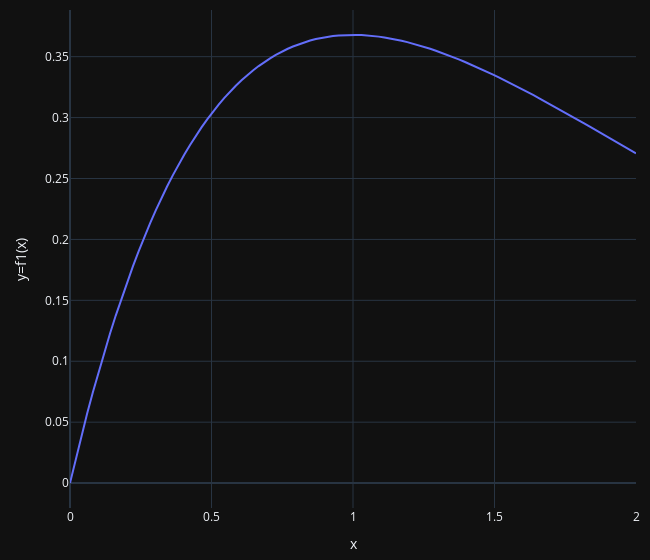

Notebook code for this chart:
### Markdown cell above
Вычислим аналитически их производные:
\begin{gather}
    f_1(x) = xe^{-x} \\
    f_1'(x) = (xe^{-x})'_x = (x)'_x·e^{-x} + (e^{-x})'_x·x = e^{-x}-xe^{-x}
\end{gather}

\begin{gather}
    f_2(x) = x^2cosx \\
    f_2'(x) = (x^2cosx)'_x = (x^2)'_x·cosx + (cosx)'_x·x^2 = 2xcosx - x^2sinx
\end{gather}

### Code cell
x = np.linspace(0, 2, 100)
y = x * np.exp(-x)

fig = go.Figure()
fig.add_trace(go.Scatter(x=x, y=y))
fig.update_layout(xaxis_title='x',
                  yaxis_title='y=f1(x)',
                  margin=dict(l=70, r=10, b=10, t=10),
                  width=650,
                  template=theme)
fig.show()
